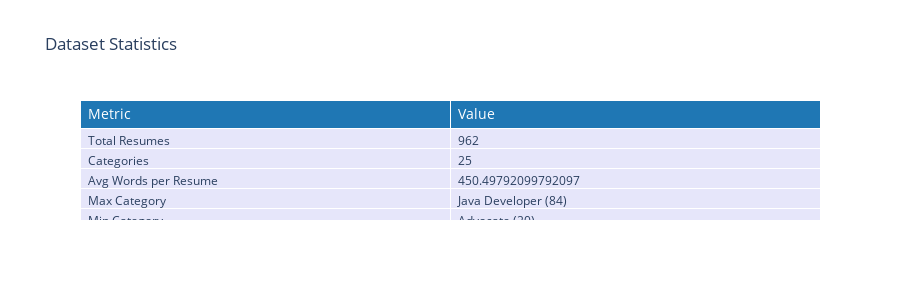

Notebook cell for this chart:
### Code cell
# 4. Dataset statistics
stats_data = {
    'Metric': ['Total Resumes', 'Categories', 'Avg Words per Resume', 'Max Category', 'Min Category'],
    'Value': [
        len(resumeDataSet),
        len(category_counts),
        resumeDataSet['Resume'].apply(lambda x: len(str(x).split())).mean(),
        f"{category_counts.index[0]} ({category_counts.values[0]})",
        f"{category_counts.index[-1]} ({category_counts.values[-1]})"
    ]
}
stats_df = pd.DataFrame(stats_data)

fig_stats = go.Figure(data=[go.Table(
    header=dict(values=['Metric', 'Value'],
                fill_color='#1f77b4',
                align='left',
                font=dict(color='white', size=14)),
    cells=dict(values=[stats_df['Metric'], stats_df['Value']],
               fill_color='lavender',
               align='left'))
])
fig_stats.update_layout(title=' Dataset Statistics', height=300)
fig_stats.show()

### Figure 1 — Plotly figure (JSON) as saved in the notebook; plotly's stock layout.template omitted (floating-point values rounded to 4 significant figures)
{"data": [{"cells": {"align": "left", "fill": {"color": "lavender"}, "values": [["Total Resumes", "Categories", "Avg Words per Resume", "Max Category", "Min Category"], [962, 25, 450.5, "Java Developer (84)", "Advocate (20)"]]}, "header": {"align": "left", "fill": {"color": "#1f77b4"}, "font": {"color": "white", "size": 14}, "values": ["Metric", "Value"]}, "type": "table"}], "layout": {"height": 300, "title": {"text": " Dataset Statistics"}}}
